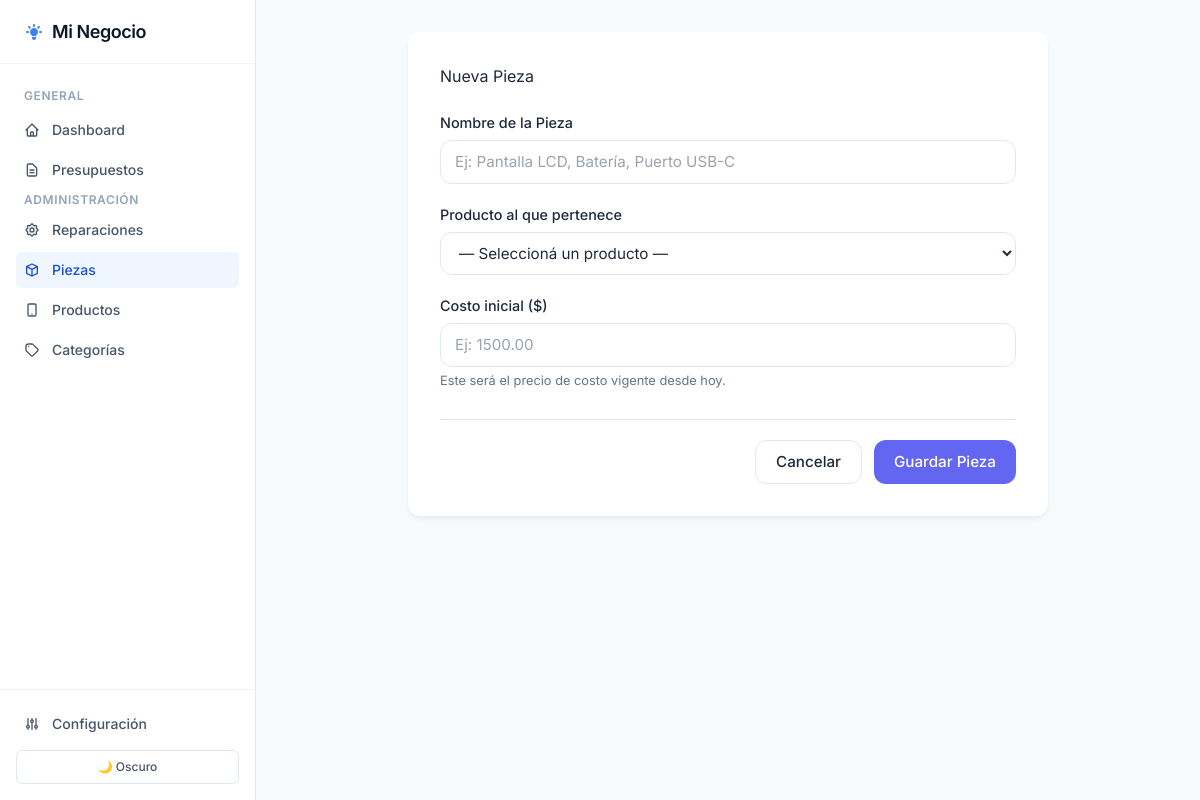
The page /piezas/nueva on the database its author committed.
### tables this page shows
CREATE TABLE configuracion (
                clave TEXT PRIMARY KEY,
                valor TEXT NOT NULL,
                descripcion TEXT
            );

### app.py (the view)
@app.route("/piezas/nueva")
def vista_pieza_nueva():
    conn = None
    try:
        conn = get_connection()
        cur = conn.cursor()
        cur.execute("SELECT id, nombre FROM producto WHERE activo = 1 ORDER BY nombre")
        productos = [dict(r) for r in cur.fetchall()]
        return render_template("piezas/form.html", pieza=None, productos=productos)
    finally:
        if conn:
            conn.close()

### app.py (called while the page is built)
def get_connection():
    conn = sqlite3.connect(DB_PATH)
    conn.row_factory = sqlite3.Row          # permite acceder columnas por nombre
    conn.execute("PRAGMA foreign_keys = ON")
    return conn

### templates/piezas/form.html (shortened to what this page needs)
{% extends 'base.html' %}
{% set seccion = 'piezas' %}
{% block content %}
<div class="form-container">
    <h2>{{ 'Editar Pieza' if pieza else 'Nueva Pieza' }}</h2>
    <form action="{{ '/piezas/' + pieza.id|string + '/actualizar' if pieza else '/piezas/crear' }}"
          method="POST" class="styled-form">
        <div class="form-group">
            <label for="nombre">Nombre de la Pieza</label>
            <input type="text" id="nombre" name="nombre"
                   value="{{ pieza.nombre if pieza else '' }}"
                   placeholder="Ej: Pantalla LCD, Batería, Puerto USB-C"
                   required>
        </div>
        <div class="form-group">
            <label for="producto_id">Producto al que pertenece</label>
            <select id="producto_id" name="producto_id" required>
                <option value="">— Seleccioná un producto —</option>
            </select>
        </div>
        {% if not pieza %}
        <div class="form-group">
            <label for="costo">Costo inicial ($)</label>
            <input type="number" id="costo" name="costo"
                   min="0" step="0.01"
                   placeholder="Ej: 1500.00"
                   required>
            <p class="hint">Este será el precio de costo vigente desde hoy.</p>
        </div>
        {% endif %}
        <div class="form-actions">
            <a href="/piezas" class="btn btn-outline">Cancelar</a>
            <button type="submit" class="btn btn-primary">
                {{ 'Actualizar' if pieza else 'Guardar Pieza' }}
            </button>
        </div>
    </form>
</div>
{% endblock %}

### templates/base.html (shortened to what this page needs)
<!DOCTYPE html>
<html lang="es" data-theme="light">
<head>
    <script src="https://cdn.tailwindcss.com"></script>
    <link rel="stylesheet" href="{{ url_for('static', filename='style.css') }}">
</head>
<body class="bg-slate-50 text-slate-800 antialiased flex h-screen overflow-hidden font-sans selection:bg-blue-100 selection:text-blue-900 transition-colors duration-300 dark:bg-slate-900 dark:text-slate-100">
    <aside class="w-64 bg-white dark:bg-slate-950 border-r border-slate-200 dark:border-slate-800 flex flex-col flex-shrink-0 transition-colors duration-300">
        <div class="h-16 flex items-center px-6 border-b border-slate-100 dark:border-slate-800">
            <a href="/" class="flex items-center gap-2 text-slate-900 dark:text-white text-lg font-semibold tracking-tight hover:opacity-80 transition-opacity">
                {{ config_alias.negocio | default('Mi Negocio') }}
            </a>
        </div>
        <nav class="flex-1 px-4 py-6 overflow-y-auto space-y-1">
            <p class="px-2 text-xs font-semibold text-slate-400 dark:text-slate-500 uppercase tracking-wider mb-2">General</p>
            <a href="/" class="flex items-center gap-3 px-2 py-2 text-sm font-medium rounded-md transition-colors {% if seccion == 'dashboard' %}bg-blue-50 text-blue-700 dark:bg-blue-900/30 dark:text-blue-400{% else %}text-slate-600 hover:bg-slate-100 dark:text-slate-400 dark:hover:bg-slate-800 dark:hover:text-slate-200{% endif %}">
                <svg class="w-4 h-4" fill="none" stroke="currentColor" viewBox="0 0 24 24"><path stroke-linecap="round" stroke-linejoin="round" stroke-width="2" d="M3 12l2-2m0 0l7-7 7 7M5 10v10a1 1 0 001 1h3m10-11l2 2m-2-2v10a1 1 0 01-1 1h-3m-6 0a1 1 0 001-1v-4a1 1 0 011-1h2a1 1 0 011 1v4a1 1 0 001 1m-6 0h6"></path></svg>
                Dashboard
            </a>
            <a href="/presupuestos" class="flex items-center gap-3 px-2 py-2 text-sm font-medium rounded-md transition-colors {% if seccion == 'presupuestos' %}bg-blue-50 text-blue-700 dark:bg-blue-900/30 dark:text-blue-400{% else %}text-slate-600 hover:bg-slate-100 dark:text-slate-400 dark:hover:bg-slate-800 dark:hover:text-slate-200{% endif %}">
                <svg class="w-4 h-4" fill="none" stroke="currentColor" viewBox="0 0 24 24"><path stroke-linecap="round" stroke-linejoin="round" stroke-width="2" d="M9 12h6m-6 4h6m2 5H7a2 2 0 01-2-2V5a2 2 0 012-2h5.586a1 1 0 01.707.293l5.414 5.414a1 1 0 01.293.707V19a2 2 0 01-2 2z"></path></svg>
                Presupuestos
            </a>
            <p class="px-2 text-xs font-semibold text-slate-400 dark:text-slate-500 uppercase tracking-wider mt-6 mb-2">Administración</p>
            <a href="/tipos-reparacion" class="flex items-center gap-3 px-2 py-2 text-sm font-medium rounded-md transition-colors {% if seccion == 'reparaciones' %}bg-blue-50 text-blue-700 dark:bg-blue-900/30 dark:text-blue-400{% else %}text-slate-600 hover:bg-slate-100 dark:text-slate-400 dark:hover:bg-slate-800 dark:hover:text-slate-200{% endif %}">
                {{ config_alias.servicios | default('Servicios') }}
            </a>
            <a href="/piezas" class="flex items-center gap-3 px-2 py-2 text-sm font-medium rounded-md transition-colors {% if seccion == 'piezas' %}bg-blue-50 text-blue-700 dark:bg-blue-900/30 dark:text-blue-400{% else %}text-slate-600 hover:bg-slate-100 dark:text-slate-400 dark:hover:bg-slate-800 dark:hover:text-slate-200{% endif %}">
                <svg class="w-4 h-4" fill="none" stroke="currentColor" viewBox="0 0 24 24"><path stroke-linecap="round" stroke-linejoin="round" stroke-width="2" d="M20 7l-8-4-8 4m16 0l-8 4m8-4v10l-8 4m0-10L4 7m8 4v10M4 7v10l8 4"></path></svg>
                {{ config_alias.insumos | default('Insumos') }}
            </a>
            <a href="/productos" class="flex items-center gap-3 px-2 py-2 text-sm font-medium rounded-md transition-colors {% if seccion == 'productos' %}bg-blue-50 text-blue-700 dark:bg-blue-900/30 dark:text-blue-400{% else %}text-slate-600 hover:bg-slate-100 dark:text-slate-400 dark:hover:bg-slate-800 dark:hover:text-slate-200{% endif %}">
                <svg class="w-4 h-4" fill="none" stroke="currentColor" viewBox="0 0 24 24"><path stroke-linecap="round" stroke-linejoin="round" stroke-width="2" d="M12 18h.01M8 21h8a2 2 0 002-2V5a2 2 0 00-2-2H8a2 2 0 00-2 2v14a2 2 0 002 2z"></path></svg>
                {{ config_alias.proyectos | default('Proyectos') }}
            </a>
            <a href="/categorias" class="flex items-center gap-3 px-2 py-2 text-sm font-medium rounded-md transition-colors {% if seccion == 'categorias' %}bg-blue-50 text-blue-700 dark:bg-blue-900/30 dark:text-blue-400{% else %}text-slate-600 hover:bg-slate-100 dark:text-slate-400 dark:hover:bg-slate-800 dark:hover:text-slate-200{% endif %}">
                <svg class="w-4 h-4" fill="none" stroke="currentColor" viewBox="0 0 24 24"><path stroke-linecap="round" stroke-linejoin="round" stroke-width="2" d="M7 7h.01M7 3h5c.512 0 1.024.195 1.414.586l7 7a2 2 0 010 2.828l-7 7a2 2 0 01-2.828 0l-7-7A1.994 1.994 0 013 12V7a4 4 0 014-4z"></path></svg>
                Categorías
            </a>
        </nav>
        <div class="p-4 border-t border-slate-100 dark:border-slate-800">
            <a href="/configuracion" class="flex items-center gap-3 px-2 py-2 text-sm font-medium rounded-md text-slate-600 hover:bg-slate-100 dark:text-slate-400 dark:hover:bg-slate-800 dark:hover:text-slate-200 transition-colors">
                <svg class="w-4 h-4" fill="none" stroke="currentColor" viewBox="0 0 24 24"><path stroke-linecap="round" stroke-linejoin="round" stroke-width="2" d="M12 6V4m0 2a2 2 0 100 4m0-4a2 2 0 110 4m-6 8a2 2 0 100-4m0 4a2 2 0 110-4m0 4v2m0-6V4m6 6v10m6-2a2 2 0 100-4m0 4a2 2 0 110-4m0 4v2m0-6V4"></path></svg>
                Configuración
            </a>
            <button id="theme-toggle" class="mt-2 w-full flex justify-center items-center gap-2 px-2 py-2 text-xs font-medium rounded-md border border-slate-200 dark:border-slate-700 text-slate-600 dark:text-slate-400 hover:bg-slate-50 dark:hover:bg-slate-800 transition-colors">
                <span class="icon-dark inline dark:hidden">🌙 Oscuro</span>
            </button>
        </div>
    </aside>
    <main class="flex-1 flex flex-col overflow-y-auto">
        <div class="p-8 max-w-6xl mx-auto w-full">
            {% block content %}{% endblock %}
        </div>
    </main>
</body>
</html>

### static/style.css (style rules this page uses)
:root { --bg-color: #f4f7f6; --surface-color: #ffffff; --text-primary: #1e293b; --text-secondary: #64748b; --primary-color: #6366f1; --primary-hover: #4f46e5; --danger-color: #ef4444; --danger-hover: #dc2626; --success-color: #10b981; --warning-color: #f59e0b; --border-color: #e2e8f0; --sidebar-bg: #0f172a; --sidebar-text: #cbd5e1; --sidebar-hover: #1e293b; --sidebar-active: #38bdf8; --radius: 12px; --shadow: 0 4px 6px -1px rgba(0,0,0,.05), 0 2px 4px -1px rgba(0,0,0,.03); --shadow-lg: 0 10px 25px -3px rgba(0,0,0,.1), 0 4px 8px -2px rgba(0,0,0,.05); }
* { box-sizing: border-box; margin: 0; padding: 0; }
body { font-family: 'Inter', sans-serif; background-color: var(--bg-color); color: var(--text-primary); line-height: 1.6; transition: background-color 0.3s ease, color 0.3s ease; }
h1, h2, h3 { color: var(--text-primary); margin-bottom: 1rem; }
.btn { display: inline-flex; align-items: center; gap: 6px; padding: 10px 20px; border-radius: var(--radius); font-weight: 500; text-decoration: none; cursor: pointer; transition: all 0.2s; border: none; font-size: 0.95rem; font-family: inherit; }
.btn-primary { background-color: var(--primary-color); color: white; }
.btn-outline { background: transparent; border: 1px solid var(--border-color); color: var(--text-primary); }
.form-container { background: var(--surface-color); padding: 32px; border-radius: var(--radius); box-shadow: var(--shadow); max-width: 640px; margin: 0 auto; }
.form-container h2 { margin-bottom: 24px; }
.styled-form .form-group { margin-bottom: 20px; }
.styled-form label { display: block; font-weight: 500; margin-bottom: 6px; color: var(--text-primary); font-size: 0.9rem; }
.styled-form input[type="text"], .styled-form input[type="number"], .styled-form select, .styled-form textarea { width: 100%; padding: 10px 14px; border: 1px solid var(--border-color); border-radius: var(--radius); font-family: inherit; font-size: 0.95rem; transition: border-color 0.2s, box-shadow 0.2s; background: white; color: var(--text-primary); }
.styled-form select { cursor: pointer; }
.styled-form .hint { font-size: 0.8rem; color: var(--text-secondary); margin-top: 4px; }
.form-actions { display: flex; justify-content: flex-end; gap: 12px; margin-top: 28px; padding-top: 20px; border-top: 1px solid var(--border-color); }
.text-sm { font-size: 0.85rem; }

### rows shown on the page
configuracion: negocio "Mi Negocio"
configuracion: servicios "Reparaciones"
configuracion: insumos "Piezas"
configuracion: proyectos "Productos"

### other values the page prints
{{ 'Editar Pieza' if pieza else 'Nueva Pieza' }} "Nueva Pieza"
{{ 'Actualizar' if pieza else 'Guardar Pieza' }} "Guardar Pieza"
